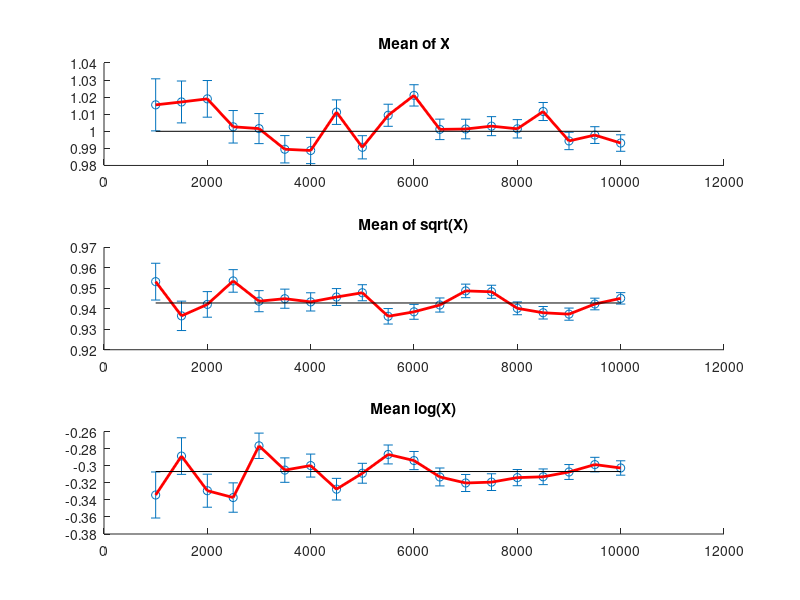

This figure's MATLAB source:
clear all;
close all;

% Project 4: Monte Carlo and Confidance Intervals.
%
% Students:
%   Alexandru Fikl
%   Adrian Breaz
%
% Copyleft Alexandru Fikl <alexfikl@gmail.com> (c) 2012

disp([15 4 5 6 7 8]);
exercise = input('Give exercise number: ');

switch exercise
    case 15
        % Given X_i ~ Bernoulli(p) and S_n = sum(X)
        p = 0.7;
        q = 1 - p;

        % By the Bienaime-Chebychev Inequality we have:
        %       P(|S_n - E[S_n]| >= sqrt(n) * epsilon) <= p * q / epsilon^2
        limitbc = @(epsilon) min(2, p * q ./ epsilon.^2);

        % By Hoeffding's Inequality we have:
        %       P(|S_n - E[S_n]| >= sqrt(n) * epsilon) <=  2 * exp(-2 * epsilon^2)
        limith = @(epsilon) 2 * exp(-2 * epsilon.^2);

        % By the CLT we have:
        %       P(|S_n - E[S_n]| >= sqrt(n) * epsilon) <= 2 * F(epsilon / sqrt(p * q)) - 1
        limitclt = @(epsilon) 2 * normcdf(epsilon / sqrt(p * q)) - 1;

        e = linspace(0, 3, 512);

        % Each of the 3 limits provides a upper boudnary for some interval of epsilon.
        hold on;
        plot(e, limitbc(e));
        plot(e, limith(e), 'r');
        plot(e, limitclt(e), 'k');
        legend('Chebychev', 'Hoeffding', 'CLT');
        hold off;
    case 4
        n = 100;        % number of samples
        emu = 0.5;      % exact mean of U[0, 1]

        xrand = randn(n, 1);

        fprintf('%15s%15s%15s%15s%15s\n', 'Mean', 'Error', 'Lower', 'Upper', 'Confidence');
        for a = [0.05 0.025 0.01 0.005 0.0005]
            [lower, upper, mu] = confidenceint(xrand, a);
            fprintf('%15g%15g%15g%15g%15g\n', mu, emu - mu, lower, upper, 1 - a);
        end

        a = 0.005;
        narr = 1000:500:10000;
        lower = zeros(length(narr), 1);
        upper = zeros(length(narr), 1);
        meanx = zeros(length(narr), 1);
        i = 1;
        for n = narr
            ci = conf_interval(randn(n, 1), meanexact, a);
            meanx(i) = ci(1);
            lower(i) = ci(3);
            upper(i) = ci(4);
            i = i + 1;
        end

        hold on;
        errorbar(narr, meanx, meanx - lower, upper - meanx, 'o');
        plot(narr, meanx, 'r', 'LineWidth', 2);
        plot([narr(1) narr(end)], [meanexact meanexact], 'k');
        hold off;
    case 5
        meanexact1 = 1;
        meanexact2 = 0.94281;
        meanexact3 = -0.30685;
        conf_interval = @(x, xmean, alpha) [mean(x) abs(xmean - mean(x)) (mean(x) - normcdf(1 - alpha/2) * sqrt(var(x)/length(x))) (mean(x) + normcdf(1 - alpha/2) * sqrt(var(x)/length(x)))];

        a = 0.05;
        narr = 1000:500:10000;
        lower = zeros(length(narr), 1);
        upper = zeros(length(narr), 1);
        meanx = zeros(length(narr), 1);
        i = 1;
        for n = narr
            ci = conf_interval(2 * rand(n, 1), meanexact1, a);
            meanx(i) = ci(1);
            lower(i) = ci(3);
            upper(i) = ci(4);
            i = i + 1;
        end

        subplot(3, 1, 1);
        hold on;
        errorbar(narr, meanx, meanx - lower, upper - meanx, 'o');
        plot(narr, meanx, 'r', 'LineWidth', 2);
        plot([narr(1) narr(end)], [meanexact1 meanexact1], 'k');
        title('Mean of X');
        hold off;

        i = 1;
        for n = narr
            ci = conf_interval(sqrt(2 * rand(n, 1)), meanexact2, a);
            meanx(i) = ci(1);
            lower(i) = ci(3);
            upper(i) = ci(4);
            i = i + 1;
        end

        subplot(3, 1, 2);
        hold on;
        errorbar(narr, meanx, meanx - lower, upper - meanx, 'o');
        plot(narr, meanx, 'r', 'LineWidth', 2);
        plot([narr(1) narr(end)], [meanexact2 meanexact2], 'k');
        title('Mean of sqrt(X)');
        hold off;

        i = 1;
        for n = narr
            ci = conf_interval(log(2 * rand(n, 1)), meanexact3, a);
            meanx(i) = ci(1);
            lower(i) = ci(3);
            upper(i) = ci(4);
            i = i + 1;
        end

        subplot(3, 1, 3);
        hold on;
        errorbar(narr, meanx, meanx - lower, upper - meanx, 'o');
        plot(narr, meanx, 'r', 'LineWidth', 2);
        plot([narr(1) narr(end)], [meanexact3 meanexact3], 'k');
        title('Mean log(X)');
        hold off;
    case 6
        n = 10000;
        X = 2 * rand(n, 1);
        Y = 8 * rand(n, 1) + 2;

        f = @(x, y) 16 ./ (y.^2 + cos(x).^2);
        fprintf('value of the first integral is %g.\n', mean(f(X, Y)));

        icdfexp = @(u) -log(1 - u) / 2;
        X = icdfexp(rand(n, 1));
        Y = 2 * rand(n, 1) + 1;
        g = @(x, y) 1 ./ (2 * (Y + cos(X.*Y)));
        fprintf('value of the second integral is %g.\n', mean(g(X, Y)));
    case 7
        n = 10000;
        X = zeros(n, 1);
        Y = zeros(n, 1);

        f = @(x) 0.5 - x;
        g = @(x) 1 - x;
        h = @(x, y) 2.6666 * exp((x - y) ./ (x + y));
        a = 0;
        b = 1;
        c = 0;
        d = 1;

        for i = 1:n
            x = a + (b - a) * rand();
            y = c + (d - c) * rand();

            while y < f(x) || y > g(x)
                x = a + (b - a) * rand();
                y = c + (d - c) * rand();
            end

            X(i) = x;
            Y(i) = y;
        end

        fprintf('value of the integral is %g\n', mean(h(X, Y)));
    case 8
        n = 10000;
        X = zeros(n, 1);
        Y = zeros(n, 1);

        fprintf('Proposed formula: pi / (5 * a * b).\n');
        for v = [1 1; 2 1; 0.5 1; 1 2; 1 0.5; 2 2; 0.5 0.5]'
            a = v(1);
            b = v(2);
            f = @(x, y) x.^2 / a^2 + y.^2 / b^2;
            g = @(x, y) 1 ./ ( pi * a * b * sqrt(1 - x.^2 / a^2 - y.^2 / b^2));
            xa = -a;
            xb = a;
            ya = -b;
            yb = b;

            for i = 1:n
                x = xa + (xb - xa) * rand();
                y = ya + (yb - ya) * rand();

                while f(x, y) > 1
                    x = xa + (xb - xa) * rand();
                    y = ya + (yb - ya) * rand();
                end

                X(i) = x;
                Y(i) = y;
            end

            fprintf('=== (a, b) = (%.3g, %.3g) ===\n', a, b);
            fprintf('integral %.5g | exact = %.5g\n', mean(g(X, Y)), pi / (5 * a * b));
        end
    otherwise
        fprintf('Wrong exercise number.\n');
end
